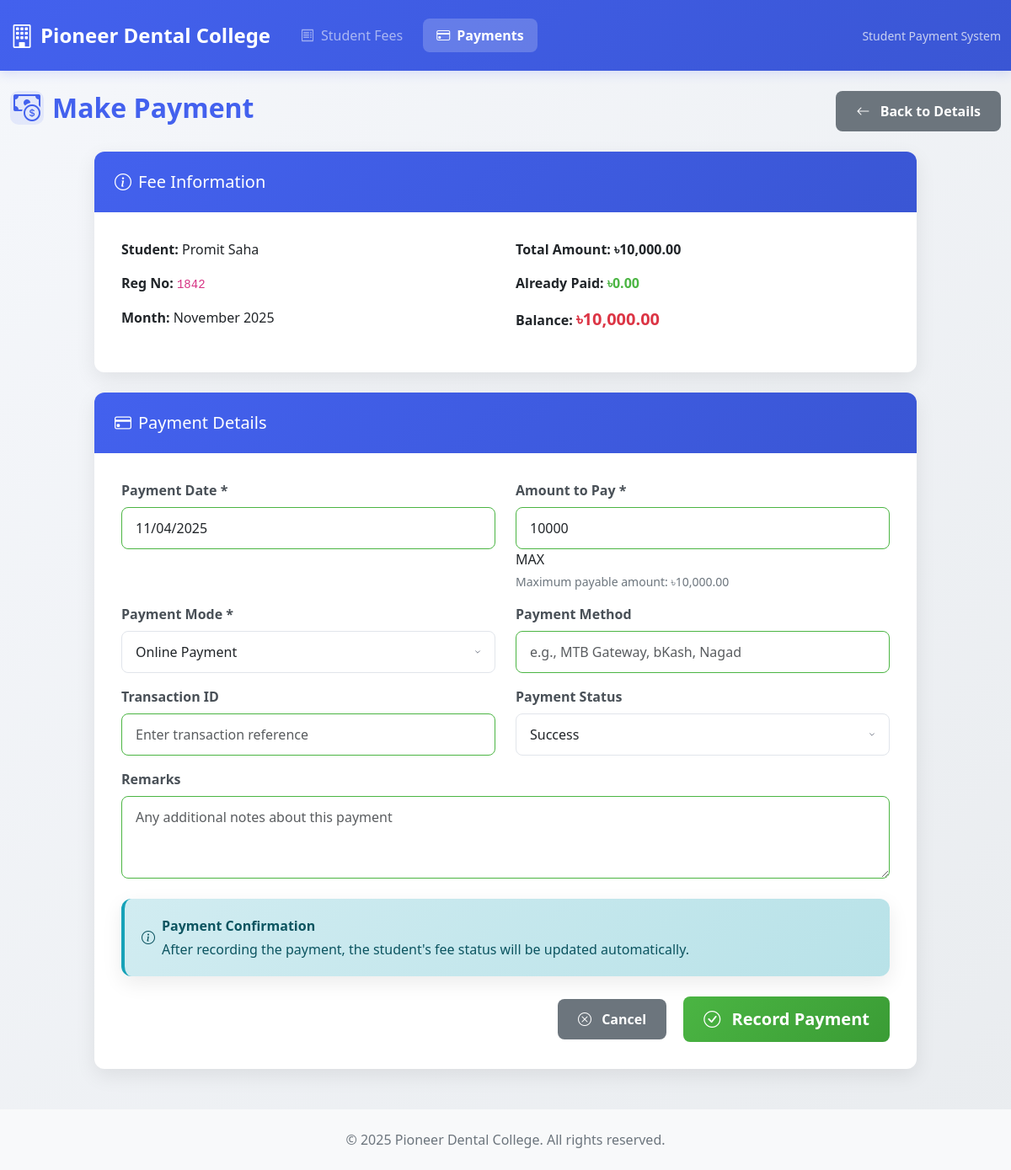
The page /payments/create/1 on the database its author committed.
### tables this page shows
CREATE TABLE `student_fees` (
  `id` int(11) NOT NULL,
  `student_id` int(11) DEFAULT NULL,
  `fee_id` int(11) DEFAULT NULL,
  `month_year` varchar(7) DEFAULT NULL,
  `bill_month` int(2) DEFAULT NULL,
  `bill_year` int(4) DEFAULT NULL,
  `bill_unique_id` bigint(20) DEFAULT NULL,
  `bank_transaction_id` varchar(100) DEFAULT NULL,
  `comments` text DEFAULT NULL,
  `due_date` date DEFAULT NULL,
  `paid_date` date DEFAULT NULL,
  `payment_status` enum('Unpaid','Paid','Partial') DEFAULT 'Unpaid',
  `base_amount` decimal(10,2) NOT NULL,
  `late_fee` decimal(10,2) DEFAULT 0.00,
  `total_amount` decimal(10,2) GENERATED ALWAYS AS (`base_amount` + `late_fee`) STORED,
  `status` enum('0','1') NOT NULL,
  `created` datetime NOT NULL
);

CREATE TABLE `student` (
  `id` int(7) NOT NULL,
  `name` varchar(120) NOT NULL,
  `reg_no` int(11) NOT NULL,
  `phase` int(11) NOT NULL DEFAULT 0,
  `sex` varchar(10) NOT NULL,
  `dob` date NOT NULL,
  `phone` varchar(40) NOT NULL,
  `prt_phone` varchar(14) NOT NULL,
  `father` varchar(40) NOT NULL,
  `mother` varchar(40) NOT NULL,
  `address` varchar(30) NOT NULL,
  `batch` varchar(16) NOT NULL DEFAULT '0',
  `session` varchar(20) NOT NULL,
  `section` enum('All','A','B','C') NOT NULL DEFAULT 'All',
  `nationality` varchar(24) NOT NULL DEFAULT 'Bangladeshi',
  `nid` varchar(60) NOT NULL,
  `ssc` varchar(60) NOT NULL,
  `hsc` varchar(60) NOT NULL,
  `bg` varchar(20) NOT NULL,
  `first_phs_term_1` varchar(40) NOT NULL,
  `first_phs_term_2` varchar(20) NOT NULL,
  `second_phs_term_1` varchar(20) NOT NULL,
  `second_phs_term_2` varchar(20) NOT NULL,
  `third_phs_term_1` varchar(20) NOT NULL,
  `third_phs_term_2` varchar(20) NOT NULL,
  `final_phs_term_1` varchar(20) NOT NULL,
  `final_phs_term_2` varchar(60) NOT NULL,
  `emergency_contact` varchar(60) NOT NULL,
  `du_reg_no` int(10) NOT NULL,
  `bmdc_temp` int(10) NOT NULL,
  `bmdc_full` int(10) NOT NULL,
  `name_D` varchar(60) NOT NULL,
  `name_J` varchar(60) NOT NULL,
  `access_code` varchar(100) NOT NULL,
  `access_level` varchar(20) NOT NULL DEFAULT 'Student',
  `password` varchar(255) NOT NULL DEFAULT '$2y$10$d7k6MzgPRFjjqMyndZHo/utapOGMMbkEncY9Q5DozXCkRVT3QIyJC',
  `role_id` int(11) NOT NULL DEFAULT 0,
  `flag` date DEFAULT NULL,
  `status` int(5) NOT NULL DEFAULT 1,
  `created` datetime NOT NULL,
  `modified` timestamp NOT NULL DEFAULT current_timestamp()
);

### application/controllers/Payments.php (called while the page is built, shortened)
<?php
class Payments extends CI_Controller {
    public function __construct() {
        $this->load->model('Student_model');
        $this->load->model('Student_fee_model');
        $this->load->model('Payment_model');
        $this->load->helper(['url', 'form']);
        $this->load->library(['form_validation', 'session']);
    }
    public function create($student_fee_id) {
        $data['page_title'] = 'Make Payment';
        $data['fee'] = $this->Student_fee_model->get_by_id($student_fee_id);
        $total_paid = $this->Payment_model->get_total_paid_for_fee($student_fee_id);
        $data['total_paid'] = $total_paid;
        $data['balance'] = $data['fee']->total_amount - $total_paid;
        $this->load->view('templates/header', $data);
        $this->load->view('payments/create', $data);
        $this->load->view('templates/footer');
    }
}

### index.php (called while the page is built, shortened)
<?php
require_once BASEPATH.'core/CodeIgniter.php';

### application/models/Student_fee_model.php (called while the page is built, shortened)
<?php
class Student_fee_model extends CI_Model {
    private $table = 'student_fees';
    public function get_by_id($id) {
        $this->db->select('
            student_fees.*,
            student.name,
            student.reg_no,
            student.phone,
            student.address,
            fees_master.fee_name,
            (student_fees.base_amount + student_fees.late_fee) as total_amount
        ');
        $this->db->from($this->table);
        $this->db->join('student', 'student.id = student_fees.student_id', 'left');
        $this->db->join('fees_master', 'fees_master.id = student_fees.fee_id', 'left');
        $this->db->where('student_fees.id', $id);
        return $this->db->get()->row();
    }
}

### application/models/Payment_model.php (called while the page is built, shortened)
<?php
class Payment_model extends CI_Model {
    private $table = 'payments';
    public function get_total_paid_for_fee($student_fee_id) {
        $this->db->select_sum('amount_paid');
        $this->db->where('student_fee_id', $student_fee_id);
        $this->db->where('status', '1');
        $this->db->where('mtb_payment_status', 'success');
        $result = $this->db->get($this->table)->row();
        return $result->amount_paid ?? 0;
    }
}

### application/views/payments/create.php (the view, shortened to what this page needs)
<div class="row mb-4">
    <div class="col-md-6">
        <h2 class="page-title" style="color: var(--primary);">
            <div class="icon-wrapper">
                <i class="bi bi-cash-coin text-primary"></i>
            </div>
            Make Payment
        </h2>
    </div>
    <div class="col-md-6 text-md-end">
        <a href="<?= base_url('student-fees/view/' . $fee->id) ?>" class="btn btn-secondary">
            <i class="bi bi-arrow-left me-2"></i> Back to Details
        </a>
    </div>
</div>
<div class="row justify-content-center">
    <div class="col-lg-10">
        <div class="card mb-4">
            <div class="card-header">
                <h5 class="mb-0"><i class="bi bi-info-circle me-2"></i>Fee Information</h5>
            </div>
            <div class="card-body fee-info-card">
                <div class="row">
                    <div class="col-md-6">
                        <p><strong>Student:</strong> <?= $fee->name ?></p>
                        <p><strong>Reg No:</strong> <code><?= $fee->reg_no ?></code></p>
                        <p><strong>Month:</strong> <?= date('F Y', strtotime($fee->month_year . '-01')) ?></p>
                    </div>
                    <div class="col-md-6">
                        <p><strong>Total Amount:</strong> <span class="fw-bold">৳<?= number_format($fee->total_amount, 2) ?></span></p>
                        <p><strong>Already Paid:</strong> <span class="text-success">৳<?= number_format($total_paid, 2) ?></span></p>
                        <p><strong>Balance:</strong> <span class="text-danger fw-bold fs-5">৳<?= number_format($balance, 2) ?></span></p>
                    </div>
                </div>
            </div>
        </div>
        <div class="card">
            <div class="card-header bg-primary">
                <h5 class="mb-0"><i class="bi bi-credit-card me-2"></i>Payment Details</h5>
            </div>
            <div class="card-body">
                <?= form_open('payments/create/' . $fee->id) ?>
                    <div class="row">
                        <div class="col-md-6 mb-3">
                            <label class="form-label">Payment Date *</label>
                            <input type="date" name="payment_date" class="form-control" required value="<?= date('Y-m-d') ?>">
                        </div>
                        <div class="col-md-6 mb-3">
                            <label class="form-label">Amount to Pay *</label>
                            <div class="payment-amount-input">
                                <input type="number" step="0.01" name="amount_paid" class="form-control" required
                                       max="<?= $balance ?>" value="<?= $balance ?>"
                                       placeholder="Enter payment amount">
                                <span class="amount-max" onclick="document.querySelector('input[name=\"amount_paid\"]').value = '<?= $balance ?>'">
                                    MAX
                                </span>
                            </div>
                            <div class="info-text">Maximum payable amount: ৳<?= number_format($balance, 2) ?></div>
                        </div>
                    </div>
                    <div class="row">
                        <div class="col-md-6 mb-3">
                            <label class="form-label">Payment Mode *</label>
                            <select name="payment_mode" class="form-select" required>
                                <option value="online" selected>Online Payment</option>
                            </select>
                        </div>
                        <div class="col-md-6 mb-3">
                            <label class="form-label">Payment Method</label>
                            <input type="text" name="payment_method" class="form-control" placeholder="e.g., MTB Gateway, bKash, Nagad">
                        </div>
                    </div>
                    <div class="row">
                        <div class="col-md-6 mb-3">
                            <label class="form-label">Transaction ID</label>
                            <input type="text" name="transaction_id" class="form-control" placeholder="Enter transaction reference">
                        </div>
                        <div class="col-md-6 mb-3">
                            <label class="form-label">Payment Status</label>
                            <select name="mtb_payment_status" class="form-select">
                                <option value="success" selected>Success</option>
                            </select>
                        </div>
                    </div>
                    <div class="mb-4">
                        <label class="form-label">Remarks</label>
                        <textarea name="remarks" class="form-control" rows="3" placeholder="Any additional notes about this payment"></textarea>
                    </div>
                    <div class="alert alert-info">
                        <div class="d-flex align-items-center">
                            <i class="bi bi-info-circle me-2"></i>
                            <div>
                                <strong>Payment Confirmation</strong>
                                <div class="mt-1">After recording the payment, the student's fee status will be updated automatically.</div>
                            </div>
                        </div>
                    </div>
                    <div class="text-end mt-4">
                        <a href="<?= base_url('student-fees/view/' . $fee->id) ?>" class="btn btn-secondary me-3">
                            <i class="bi bi-x-circle me-2"></i> Cancel
                        </a>
                        <button type="submit" class="btn btn-success btn-lg px-4">
                            <i class="bi bi-check-circle me-2"></i> Record Payment
                        </button>
                    </div>
                <?= form_close() ?>
            </div>
        </div>
    </div>
</div>

### assets/style.css (style rules this page uses)
:root { --primary: #4361ee; --primary-dark: #3a56d4; --secondary: #6c757d; --success: #4bb543; --danger: #dc3545; --warning: #ffc107; --info: #17a2b8; --light: #f8f9fa; --dark: #212529; --gradient-primary: linear-gradient(135deg, #667eea 0%, #764ba2 100%); --gradient-success: linear-gradient(135deg, #11998e 0%, #38ef7d 100%); --gradient-danger: linear-gradient(135deg, #eb3349 0%, #f45c43 100%); --gradient-warning: linear-gradient(135deg, #f093fb 0%, #f5576c 100%); --border-radius: 12px; --shadow: 0 8px 24px rgba(0, 0, 0, 0.08); --shadow-sm: 0 2px 10px rgba(0,0,0,0.08); --shadow-md: 0 4px 20px rgba(0,0,0,0.12); --shadow-lg: 0 10px 40px rgba(0,0,0,0.15); --transition: all 0.3s ease; }
body { background: linear-gradient(135deg, #f5f7fb 0%, #e9ecef 100%); font-family: 'Segoe UI', Tahoma, Geneva, Verdana, sans-serif; min-height: 100vh; }
.alert { border-radius: var(--border-radius); border: none; padding: 1.25rem; box-shadow: var(--shadow); margin-bottom: 1.5rem; }
.alert-info { background: linear-gradient(135deg, #d1ecf1, #b8e2e8); border-left: 4px solid var(--info); color: #0c5460; }
.form-control, .form-select { border-radius: 8px; padding: 0.75rem 1rem; border: 1px solid #e1e5eb; transition: var(--transition); }
.form-label { font-weight: 600; margin-bottom: 0.5rem; color: #495057; }
.btn-success { background: linear-gradient(135deg, var(--success), #3a9c35); border: none; border-radius: 8px; padding: 0.75rem 1.5rem; font-weight: 600; transition: var(--transition); }
html { scroll-behavior: smooth; }
.text-danger { color: var(--danger) !important; font-weight: 600; }
.info-text { font-size: 0.875rem; color: #6c757d; margin-top: 0.25rem; }
.btn-secondary { background-color: var(--secondary); border: none; border-radius: 8px; padding: 0.75rem 1.5rem; font-weight: 600; transition: var(--transition); }
.page-title { color: var(--primary); font-weight: 700; margin-bottom: 0; display: flex; align-items: center; }
.icon-wrapper { display: inline-flex; align-items: center; justify-content: center; width: 40px; height: 40px; border-radius: 10px; background-color: rgba(67, 97, 238, 0.1); margin-right: 10px; }
.card { border: none; border-radius: var(--border-radius); box-shadow: var(--shadow); transition: var(--transition); overflow: hidden; }
.card-body { padding: 2rem; }
.form-control:valid { border-color: var(--success); }
.form-control, .form-select { transition: all 0.3s ease; }
.form-select { background-position: right 0.75rem center; background-repeat: no-repeat; background-size: 16px 12px; padding-right: 2.5rem; }
input[type="number"] { -moz-appearance: textfield; }
input[type="date"], input[type="month"] { position: relative; }
.bg-primary { background: linear-gradient(135deg, var(--primary), var(--primary-dark)) !important; }
.card-header { background: linear-gradient(135deg, var(--primary), var(--primary-dark)); color: white; border: none; padding: 1.5rem; font-weight: 600; }
.page-title { color: var(--primary); font-weight: 700; margin-bottom: 0; }
.text-success { color: var(--success) !important; font-weight: 600; }
.text-primary { color: var(--primary) !important; }
.page-title { font-size: 2rem; font-weight: 700; margin: 0; color: white; }

### rows shown on the page
student_fees: student.name "Promit Saha", student.reg_no "1842", month_year "November 2025"

### other values the page prints
$fee->total_amount "10,000.00"
$total_paid "0.00"
$balance "10,000.00"
